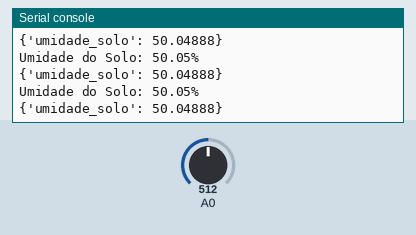
The program below on a simulated ESP8266 board running MicroPython. Parts: the last lines printed to the serial console. Inputs (shaded band) come from the test bench; at power-on: A0 = 512 (analog values on the 0–1023 scale). WiFi joins after 1.5 s; library files of the repository ran but are not shown: 1 file(s).

Above: at 2.7 s.
2.8 s: A0 set to 716
At 3.4 s:
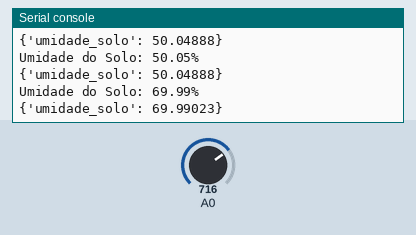
4.3 s: A0 set to 900
At 4.9 s:
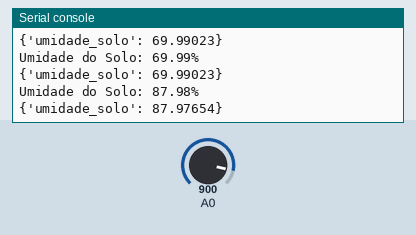
Timing chart, 0 to 7.3 s (numbered marks = the images above; inputs shaded):
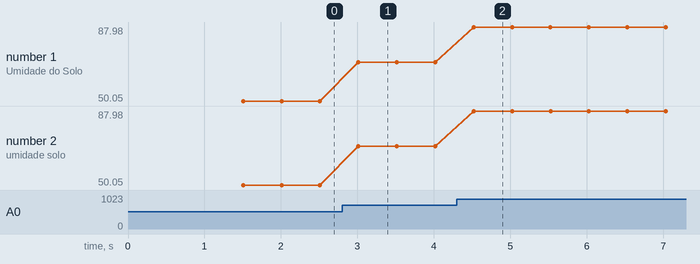

Measured:
- after the input at 2.8 s, the serial console: prints a new line after 0.21 s (image 1)
- after the input at 4.3 s, the serial console: prints a new line after 0.22 s (image 2)
- plotted number 1: 50.05 → 69.99 after the input at 2.8 s, 69.99 → 87.98 after the input at 4.3 s
- plotted number 2: 50.05 → 69.99 after the input at 2.8 s, 69.99 → 87.98 after the input at 4.3 s

The program:

main.py
```python
# main.py -- put yout code here!
import machine
import time
import network
import urequests


# Defina o pino ADC do NodeMCU conectado ao sensor de umidade do solo
SENSOR_PIN = 0

# Intervalo de tempo para hibernação em segundos (aqui definimos 30 minutos)
# HIBERNATE_TIME = 1800
HIBERNATE_TIME = 1800

# Configuração da rede Wi-Fi
WIFI_SSID = 'cariri'
WIFI_PASSWORD = '0987654321'

# URL da API ou serviço web para envio dos dados
API_URL = 'http://159.203.127.36:8123/qualquercoisa?umidade_solo='


# Função para ler o valor do sensor de umidade do solo
def read_soil_moisture():
    adc = machine.ADC(SENSOR_PIN)
    # Faça a leitura ADC e converta o valor para uma escala de 0 a 100 (0 = solo seco, 100 = solo molhado)
    value = adc.read()
    moisture_percent = (value / 1023) * 100
    return moisture_percent

# Função para conectar-se à rede Wi-Fi
def connect_wifi():
    wlan = network.WLAN(network.STA_IF)
    wlan.active(True)
    if not wlan.isconnected():
        print('Conectando-se à rede Wi-Fi...')
        wlan.connect(WIFI_SSID, WIFI_PASSWORD)
        while not wlan.isconnected():
            pass
    print('Conectado à rede Wi-Fi:', WIFI_SSID)
    print('Endereço IP:', wlan.ifconfig()[0])

# Função para enviar os dados via requisição HTTP
def send_data(data):
    try:
        # response = urequests.post(API_URL, json=data)
        response = urequests.get(API_URL+str(data))
        print('Requisição enviada:', response.text)
    except Exception as e:
        print('Erro ao enviar a requisição:', e)

# Função para entrar no modo deep sleep
def enter_deep_sleep():
    print("Entrando no modo de hibernação 2...")
    # Desligue a alimentação dos sensores ou outros dispositivos externos, se necessário
    # Desligue a impressão para economizar energia
    # machine.freq(160000000)  # Reduza a frequência da CPU para economizar energia
    machine.deepsleep(HIBERNATE_TIME * 1000000)  # Converta segundos em microssegundos

# Função principal

try:
    # Conecte-se à rede Wi-Fi
    connect_wifi()

    while True:
        # Leia a umidade do solo
        soil_moisture = read_soil_moisture()

        # Exiba os dados no console do MicroPython
        print("Umidade do Solo: {:.2f}%".format(soil_moisture))

        # Enviar os dados via requisição HTTP
        data = {'umidade_solo': soil_moisture}
        # send_data(soil_moisture)
        print(data)

        # Aguarde alguns segundos antes de fazer uma nova leitura
        tempo_sono_ms = 500

        # Espera um evento no pino GPIO 2 ou aguarda o tempo especificado
        machine.lightsleep(tempo_sono_ms)
        # time.sleep(5)


except KeyboardInterrupt:
    print("Interrupção de teclado. Encerrando o programa.")


# from machine import Pin, ADC
# from time import sleep

# import network
# import urequests

# pot = ADC(0)

# WIFI_SSID = 'cariri'
# WIFI_PASSWORD = '0987654321'

# # Função para conectar-se ao Wi-Fi
# def connect_to_wifi(ssid, password):
#     station = network.WLAN(network.STA_IF)
#     station.active(True)
#     station.connect(ssid, password)
#     while not station.isconnected():
#         pass
#     print('Conectado ao Wi-Fi 2:', ssid)

# # Função para enviar uma solicitação GET e retornar a resposta
# def send_get_request(url):
#     response = urequests.get(url)
#     return response.text

# # Conecte-se ao Wi-Fi
# connect_to_wifi(WIFI_SSID, WIFI_PASSWORD)

# try:
#     while True:
#         pot_value = pot.read()
#         print(pot_value)
#         URL = 'https://eo4o0rur87j0pcd.m.pipedream.net/?luminosity='+str(pot_value)
#         response_text = send_get_request(URL)
#         print('Resposta do servidor:')
#         print(response_text)

#         sleep(3)

# except Exception as e:
#     print('Erro ao enviar a solicitação GET:', e)


# # while True:
# #     led.on()
# #     time.sleep(0.5)
# #     led.off()
# #     time.sleep(0.5)nao
```
